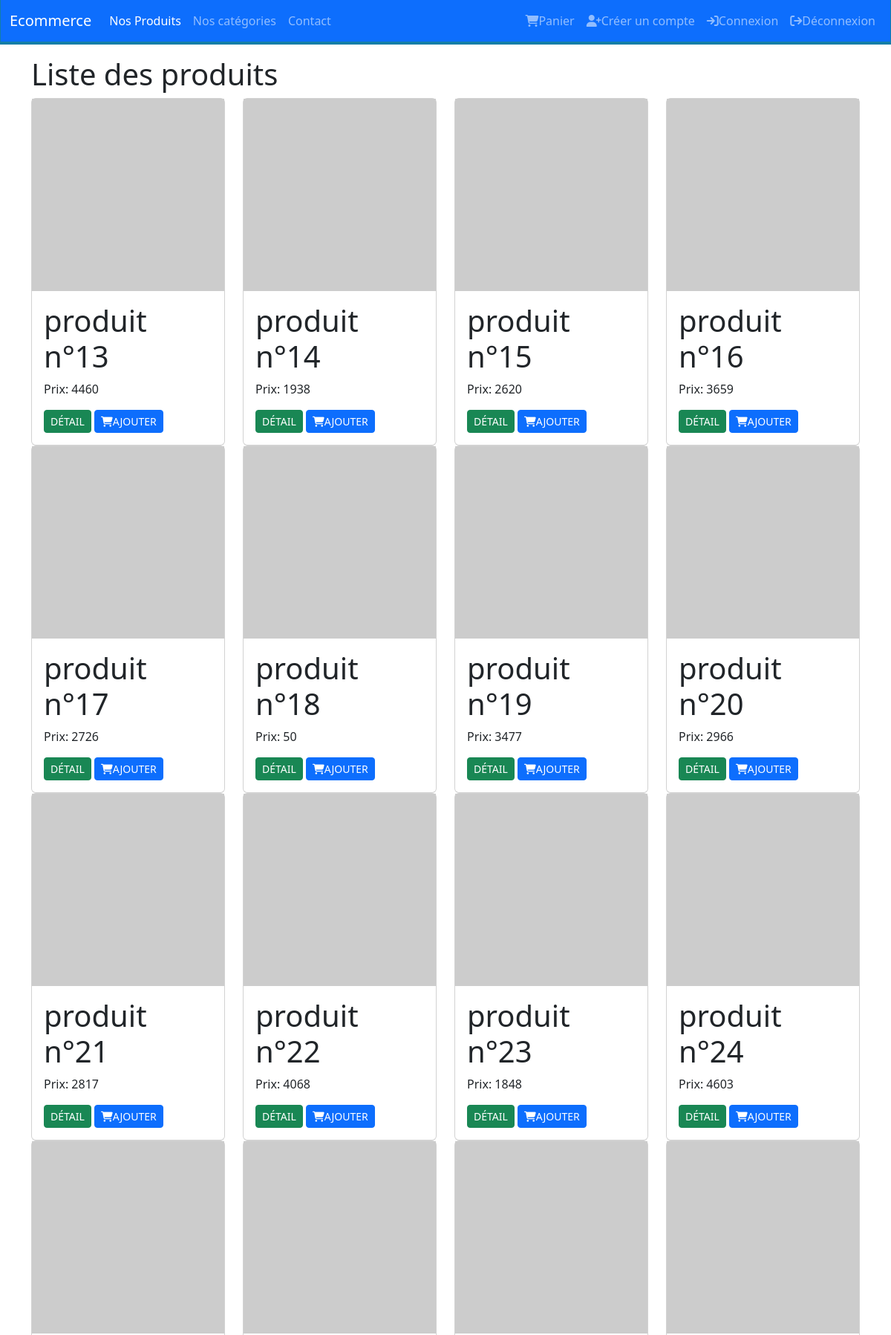
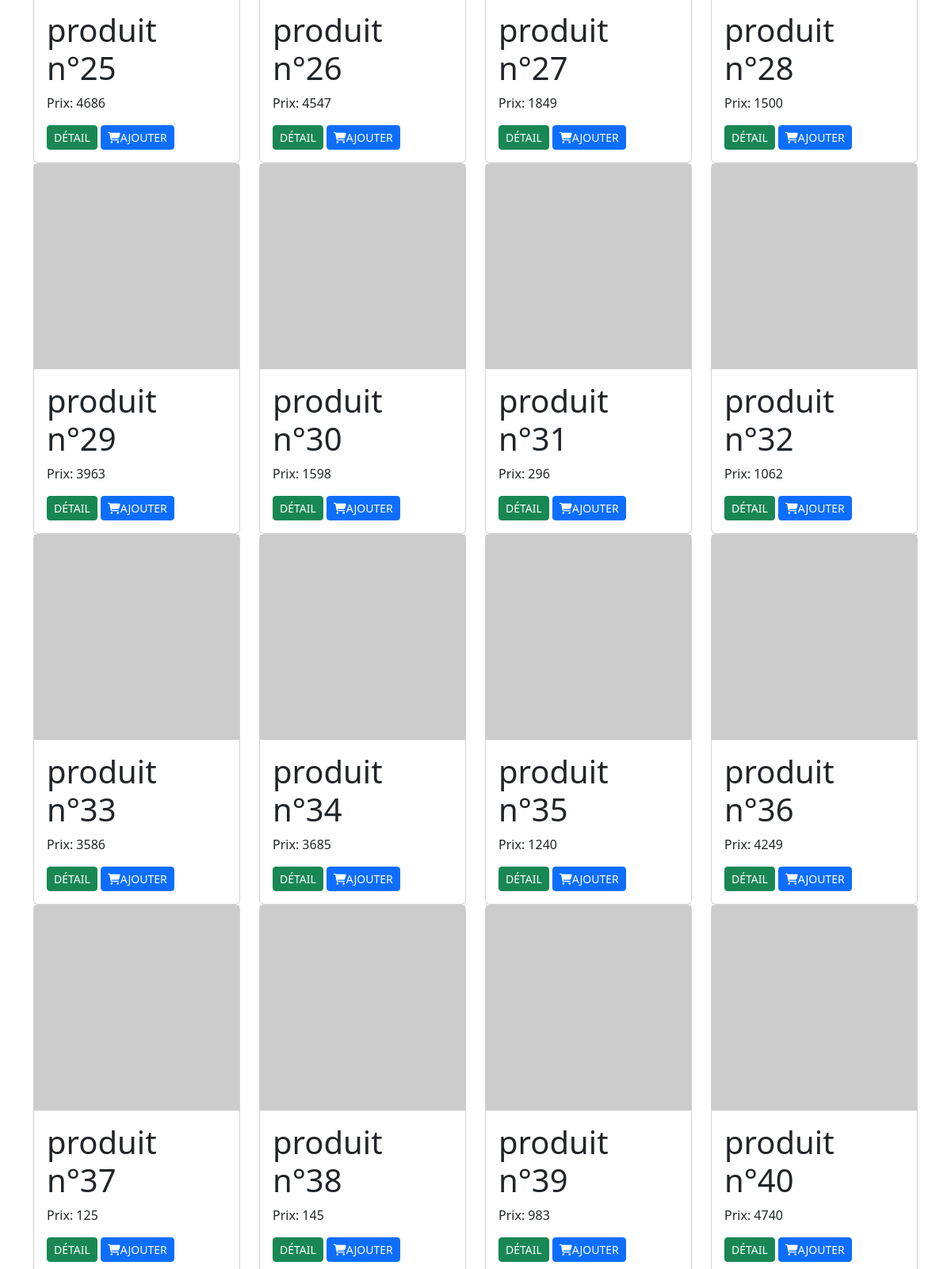
Page /controller/user/findAll.php (upper part) on the committed database (2 pictures, top to bottom).
### tables this page shows
CREATE TABLE `produit` (
  `id` int(11) NOT NULL,
  `libelle` varchar(256) NOT NULL,
  `prix` float NOT NULL,
  `qte` int(11) NOT NULL,
  `des` text NOT NULL,
  `image` text NOT NULL,
  `promo` tinyint(1) NOT NULL DEFAULT 0
);

### controller/user/findAll.php (called while the page is built)
<?php
require_once "../../model/CRUD_Produit.php";
$crud = new CRUD_Produit();
$LesProduits = $crud->findAll();
include "../../view/user/findAll.php";

### model/connexion.php (called while the page is built)
<?php
class connexion
{
    private $pdo;
    public function __construct()
    {
        $dsn = "mysql:host=localhost;dbname=e_commerce";
        $user = 'root';
        $pw = '';
        $this->pdo = new PDO($dsn, $user, $pw);
    }
    public function getConnexion()
    {
        return $this->pdo;
    }
}

### model/CRUD_Produit.php (called while the page is built, shortened)
<?php
require_once "connexion.php";
class CRUD_Produit
{
    private $pdo;
    function __construct()
    {
        $connexion = new connexion();
        $this->pdo = $connexion->getConnexion();
    }
    function findAll()
    {
        $sql = "select * from produit";
        $res = $this->pdo->query($sql);
        return $res->fetchAll(PDO::FETCH_NUM);
    }
}

### view/user/findALL.php (the view, shortened to what this page needs)
<div class="row">
    <?php
    foreach ($LesProduits as $produit) {
    ?>
        <div class="col-3">
            <div class="card">
                <img src="<?= $produit[5] ?>" class="img-fluid" alt="la photo du produit">
                <div class="card-body">
                    <h1 class="card-title"><?= $produit[1] ?></h1>
                    <p class="card-text">Prix: <?= $produit[2] ?></p>
                    <a href="#" class="btn btn-success btn-sm">Détail</a>
                    <a href="#" class="btn btn-primary btn-sm">
                        <i class="fas fa-shopping-cart"></i>Ajouter</a>
                </div>
            </div>
        </div>
    <?php } ?>
</div>
<?php
$contenu = ob_get_clean();
$titre = "Liste des produits";
include "layout.php";
?>

### view/user/layout.php (shortened to what this page needs)
<!DOCTYPE html>
<html lang="en">
<head>
    <link rel="stylesheet" href="../../view/bootstrap.css">
    <link rel="stylesheet" href="https://cdnjs.cloudflare.com/ajax/libs/font-awesome/6.6.0/css/all.min.css">
    <link rel="stylesheet" href="https://cdnjs.cloudflare.com/ajax/libs/twitter-bootstrap/5.3.0/css/bootstrap.min.css">
    <link rel="stylesheet" href="https://cdn.datatables.net/2.1.8/css/dataTables.bootstrap5.css">
</head>
<body>
    <?php
    include "nav.php"; ?>
    <div class="container mt-3">
        <h1><?= $titre ?></h1>
        <?= $contenu ?>
    </div>
</body>
</html>

### view/user/nav.php (shortened to what this page needs)
<nav class="navbar navbar-expand-lg bg-primary" data-bs-theme="dark">
    <div class="container-fluid">
        <a class="navbar-brand" href="#">Ecommerce</a>
        <div class="collapse navbar-collapse" id="navbarColor01">
            <ul class="navbar-nav me-auto">
                <li class="nav-item">
                    <a class="nav-link active" href="../../controller/user/findAll.php">Nos Produits
                    </a>
                </li>
                <li class="nav-item">
                    <a class="nav-link" href="#">Nos catégories</a>
                </li>
                <li class="nav-item">
                    <a class="nav-link" href="#">Contact</a>
                </li>
            </ul>
            <ul class="navbar-nav me-left">
                <li class="nav-item">
                    <a class="nav-link" href="#"><i class="fas fa-shopping-cart "></i>Panier</a>
                </li>
                <li class="nav-item">
                    <a class="nav-link" href="#"><i class="fas fa-user-plus"></i>Créer un compte</a>
                </li>
                <li class="nav-item">
                    <a class="nav-link" href="#"><i class="fas fa-sign-in"></i>Connexion</a>
                </li>
                <li class="nav-item">
                    <a class="nav-link" href="#"><i class="fas fa-sign-out"></i>Déconnexion</a>
                </li>
            </ul>
        </div>
    </div>
</nav>

### rows in the picture
produit: libelle "produit n°13", prix "4460"
produit: libelle "produit n°14", prix "1938"
produit: libelle "produit n°15", prix "2620"
produit: libelle "produit n°16", prix "3659"
produit: libelle "produit n°17", prix "2726"
produit: libelle "produit n°18", prix "50"
produit: libelle "produit n°19", prix "3477"
produit: libelle "produit n°20", prix "2966"
produit: libelle "produit n°21", prix "2817"
produit: libelle "produit n°22", prix "4068"
produit: libelle "produit n°23", prix "1848"
produit: libelle "produit n°24", prix "4603"
produit: libelle "produit n°25", prix "4686"
produit: libelle "produit n°26", prix "4547"
produit: libelle "produit n°27", prix "1849"
produit: libelle "produit n°28", prix "1500"
produit: libelle "produit n°29", prix "3963"
produit: libelle "produit n°30", prix "1598"
produit: libelle "produit n°31", prix "296"
produit: libelle "produit n°32", prix "1062"
produit: libelle "produit n°33", prix "3586"
produit: libelle "produit n°34", prix "3685"
produit: libelle "produit n°35", prix "1240"
produit: libelle "produit n°36", prix "4249"
produit: libelle "produit n°37", prix "125"
produit: libelle "produit n°38", prix "145"
produit: libelle "produit n°39", prix "983"
produit: libelle "produit n°40", prix "4740"

### other values in the picture
$titre "Liste des produits"
